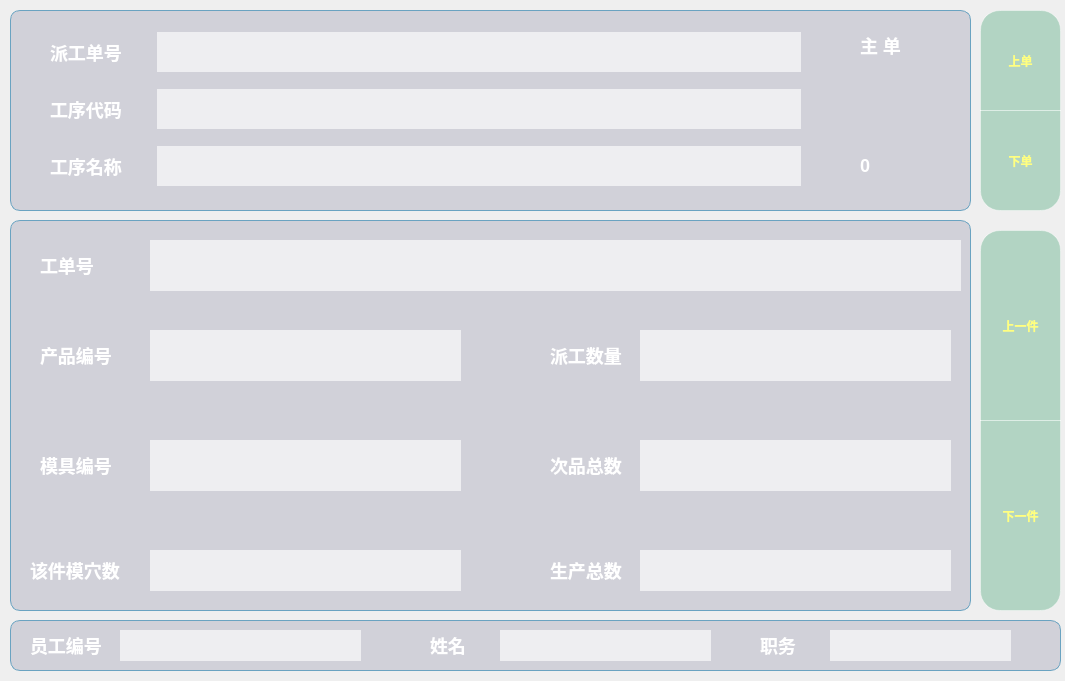
<?xml version="1.0" encoding="UTF-8"?>
<ui version="4.0">
 <class>MainFormFirst</class>
 <widget class="QWidget" name="MainFormFirst">
  <property name="geometry">
   <rect>
    <x>0</x>
    <y>0</y>
    <width>1065</width>
    <height>681</height>
   </rect>
  </property>
  <property name="minimumSize">
   <size>
    <width>1061</width>
    <height>681</height>
   </size>
  </property>
  <property name="maximumSize">
   <size>
    <width>1280</width>
    <height>800</height>
   </size>
  </property>
  <property name="windowTitle">
   <string>Form</string>
  </property>
  <property name="styleSheet">
   <string notr="true">#MainFormFirst {
	border-image: url(:/qrc/res/main_bk.png)  50 00 0 0 repeat;
}
QLineEdit {
font: bold 36px; 
background-color: rgba(255, 255, 255,160);
border-radius: 0px;
border: 0px solid rgba(39, 22, 22, 254);
}
QGroupBox
{
background-color: rgba(85, 85, 127, 50);
border-radius: 10px;
border: 1px solid rgb(106, 163, 193);
}
#widget_back
{
background-color: rgba(85, 85, 127, 50);
border-radius: 10px;
border: 1px solid rgb(106, 163, 193);
}
#widget_back_3
{
background-color: rgba(85, 85, 127, 50);
border-radius: 10px;
border: 1px solid rgb(106, 163, 193);
}

#groupBox1 QLabel {
color: rgb(255, 255, 255);
font: bold 18px;
background-color: transparent;
}
QLineEdit {font: bold 24px;}
#labelSumTitle {
color: rgb(255, 255, 255);
font: bold 24px;
padding-left:2px;
}
#labelClassTitle {
color: rgb(255, 255, 255);
font: bold 24px;
padding-left:2px;
}

#MainHomePage QTableWidget {
	background-color: transparent;
	font: bold 24px;	
	color: rgb(234, 234, 116);
}
#MainHomePage QHeaderView{  
	background-color: transparent;
}
#MainHomePage QHeaderView::section {	
	background-color: transparent;
	color: rgb(255, 255, 255);
	font: bold 16px;
	border: 0px solid #6c6c6c;
	height: 40px;
}
#MainHomePage QTableWidget::item {
	background-color: rgba(130, 157, 255, 20);
}</string>
  </property>
  <widget class="QGroupBox" name="groupBox1">
   <property name="geometry">
    <rect>
     <x>10</x>
     <y>10</y>
     <width>961</width>
     <height>201</height>
    </rect>
   </property>
   <property name="title">
    <string/>
   </property>
   <widget class="QWidget" name="gridLayoutWidget">
    <property name="geometry">
     <rect>
      <x>40</x>
      <y>10</y>
      <width>751</width>
      <height>181</height>
     </rect>
    </property>
    <layout class="QGridLayout" name="gridLayout">
     <property name="horizontalSpacing">
      <number>35</number>
     </property>
     <property name="verticalSpacing">
      <number>5</number>
     </property>
     <item row="1" column="0">
      <widget class="QLabel" name="label_3">
       <property name="text">
        <string>工序代码</string>
       </property>
      </widget>
     </item>
     <item row="0" column="1">
      <widget class="QLineEdit" name="edit_MO_DispatchNo">
       <property name="enabled">
        <bool>true</bool>
       </property>
       <property name="minimumSize">
        <size>
         <width>0</width>
         <height>40</height>
        </size>
       </property>
      </widget>
     </item>
     <item row="2" column="1">
      <widget class="QLineEdit" name="edit_MO_ProcName">
       <property name="minimumSize">
        <size>
         <width>0</width>
         <height>40</height>
        </size>
       </property>
      </widget>
     </item>
     <item row="1" column="1">
      <widget class="QLineEdit" name="edit_MO_ProcCode">
       <property name="minimumSize">
        <size>
         <width>0</width>
         <height>40</height>
        </size>
       </property>
      </widget>
     </item>
     <item row="0" column="0">
      <widget class="QLabel" name="label_2">
       <property name="text">
        <string>派工单号</string>
       </property>
      </widget>
     </item>
     <item row="2" column="0">
      <widget class="QLabel" name="label_4">
       <property name="text">
        <string>工序名称</string>
       </property>
      </widget>
     </item>
    </layout>
   </widget>
   <widget class="QLabel" name="label_MainOrderFlag">
    <property name="geometry">
     <rect>
      <x>850</x>
      <y>20</y>
      <width>101</width>
      <height>31</height>
     </rect>
    </property>
    <property name="text">
     <string>主 单</string>
    </property>
   </widget>
   <widget class="QLabel" name="label_MO_TotalNum">
    <property name="geometry">
     <rect>
      <x>850</x>
      <y>140</y>
      <width>101</width>
      <height>31</height>
     </rect>
    </property>
    <property name="text">
     <string>0</string>
    </property>
   </widget>
  </widget>
  <widget class="QPushButton" name="btItemUp">
   <property name="geometry">
    <rect>
     <x>980</x>
     <y>10</y>
     <width>81</width>
     <height>101</height>
    </rect>
   </property>
   <property name="focusPolicy">
    <enum>Qt::NoFocus</enum>
   </property>
   <property name="styleSheet">
    <string notr="true">font: bold  12px;
	color: rgb(255, 255, 127);
border-top-left-radius:20px;
border-top-right-radius:20px;
border: 1px solid rgba(255, 255, 255,100);
background-color: rgba(85, 170, 127,100);</string>
   </property>
   <property name="text">
    <string>上单</string>
   </property>
  </widget>
  <widget class="QPushButton" name="btItemNext">
   <property name="geometry">
    <rect>
     <x>980</x>
     <y>110</y>
     <width>81</width>
     <height>101</height>
    </rect>
   </property>
   <property name="focusPolicy">
    <enum>Qt::NoFocus</enum>
   </property>
   <property name="styleSheet">
    <string notr="true">font: bold  12px;
	color: rgb(255, 255, 127);
border-bottom-left-radius:20px;
border-bottom-right-radius:20px;
border: 1px solid rgba(255, 255, 255,100);
background-color: rgba(85, 170, 127,100);</string>
   </property>
   <property name="text">
    <string>下单</string>
   </property>
  </widget>
  <widget class="QGroupBox" name="groupBox1_2">
   <property name="geometry">
    <rect>
     <x>10</x>
     <y>220</y>
     <width>961</width>
     <height>391</height>
    </rect>
   </property>
   <property name="styleSheet">
    <string notr="true">QLabel {
color: rgb(255, 255, 255);
font: bold 18px;
background-color: transparent;
}
QLineEdit {
font: bold 24px;
}</string>
   </property>
   <property name="title">
    <string/>
   </property>
   <widget class="QLabel" name="label_10">
    <property name="geometry">
     <rect>
      <x>30</x>
      <y>120</y>
      <width>101</width>
      <height>31</height>
     </rect>
    </property>
    <property name="text">
     <string>产品编号</string>
    </property>
   </widget>
   <widget class="QLineEdit" name="edit_PCS_ItemNo">
    <property name="geometry">
     <rect>
      <x>140</x>
      <y>110</y>
      <width>311</width>
      <height>51</height>
     </rect>
    </property>
   </widget>
   <widget class="QLabel" name="label_15">
    <property name="geometry">
     <rect>
      <x>30</x>
      <y>20</y>
      <width>91</width>
      <height>51</height>
     </rect>
    </property>
    <property name="text">
     <string>工单号</string>
    </property>
   </widget>
   <widget class="QLineEdit" name="edit_PCS_MO">
    <property name="geometry">
     <rect>
      <x>140</x>
      <y>20</y>
      <width>811</width>
      <height>51</height>
     </rect>
    </property>
   </widget>
   <widget class="QLineEdit" name="edit_PCS_MouldNo">
    <property name="geometry">
     <rect>
      <x>140</x>
      <y>220</y>
      <width>311</width>
      <height>51</height>
     </rect>
    </property>
   </widget>
   <widget class="QLabel" name="label_11">
    <property name="geometry">
     <rect>
      <x>30</x>
      <y>230</y>
      <width>111</width>
      <height>31</height>
     </rect>
    </property>
    <property name="text">
     <string>模具编号</string>
    </property>
   </widget>
   <widget class="QLabel" name="label_16">
    <property name="geometry">
     <rect>
      <x>540</x>
      <y>120</y>
      <width>81</width>
      <height>31</height>
     </rect>
    </property>
    <property name="text">
     <string>派工数量</string>
    </property>
   </widget>
   <widget class="QLineEdit" name="edit_PCS_DispatchQty">
    <property name="geometry">
     <rect>
      <x>630</x>
      <y>110</y>
      <width>311</width>
      <height>51</height>
     </rect>
    </property>
   </widget>
   <widget class="QLineEdit" name="edit_PCS_SocketNum1">
    <property name="geometry">
     <rect>
      <x>140</x>
      <y>330</y>
      <width>311</width>
      <height>41</height>
     </rect>
    </property>
   </widget>
   <widget class="QLabel" name="label_17">
    <property name="geometry">
     <rect>
      <x>20</x>
      <y>330</y>
      <width>101</width>
      <height>41</height>
     </rect>
    </property>
    <property name="text">
     <string>该件模穴数</string>
    </property>
   </widget>
   <widget class="QLineEdit" name="edit_PCS_BadData">
    <property name="geometry">
     <rect>
      <x>630</x>
      <y>220</y>
      <width>311</width>
      <height>51</height>
     </rect>
    </property>
   </widget>
   <widget class="QLabel" name="label_18">
    <property name="geometry">
     <rect>
      <x>540</x>
      <y>220</y>
      <width>81</width>
      <height>51</height>
     </rect>
    </property>
    <property name="text">
     <string>次品总数</string>
    </property>
   </widget>
   <widget class="QLabel" name="label_19">
    <property name="geometry">
     <rect>
      <x>540</x>
      <y>330</y>
      <width>81</width>
      <height>41</height>
     </rect>
    </property>
    <property name="text">
     <string>生产总数</string>
    </property>
   </widget>
   <widget class="QLineEdit" name="edit_Count">
    <property name="geometry">
     <rect>
      <x>630</x>
      <y>330</y>
      <width>311</width>
      <height>41</height>
     </rect>
    </property>
   </widget>
  </widget>
  <widget class="QGroupBox" name="groupBox1_3">
   <property name="geometry">
    <rect>
     <x>10</x>
     <y>620</y>
     <width>1051</width>
     <height>51</height>
    </rect>
   </property>
   <property name="styleSheet">
    <string notr="true">QLabel {
color: rgb(255, 255, 255);
font: bold 18px;
background-color: transparent;
}
QLineEdit {
font: bold 24px;
}</string>
   </property>
   <property name="title">
    <string/>
   </property>
   <widget class="QLabel" name="label_12">
    <property name="geometry">
     <rect>
      <x>20</x>
      <y>10</y>
      <width>101</width>
      <height>31</height>
     </rect>
    </property>
    <property name="text">
     <string>员工编号</string>
    </property>
   </widget>
   <widget class="QLineEdit" name="lineEdit_10">
    <property name="geometry">
     <rect>
      <x>110</x>
      <y>10</y>
      <width>241</width>
      <height>31</height>
     </rect>
    </property>
   </widget>
   <widget class="QLabel" name="label_13">
    <property name="geometry">
     <rect>
      <x>420</x>
      <y>10</y>
      <width>51</width>
      <height>31</height>
     </rect>
    </property>
    <property name="text">
     <string>姓名</string>
    </property>
   </widget>
   <widget class="QLineEdit" name="lineEdit_11">
    <property name="geometry">
     <rect>
      <x>490</x>
      <y>10</y>
      <width>211</width>
      <height>31</height>
     </rect>
    </property>
   </widget>
   <widget class="QLabel" name="label_14">
    <property name="geometry">
     <rect>
      <x>750</x>
      <y>10</y>
      <width>51</width>
      <height>31</height>
     </rect>
    </property>
    <property name="text">
     <string>职务</string>
    </property>
   </widget>
   <widget class="QLineEdit" name="lineEdit_12">
    <property name="geometry">
     <rect>
      <x>820</x>
      <y>10</y>
      <width>181</width>
      <height>31</height>
     </rect>
    </property>
   </widget>
  </widget>
  <widget class="QPushButton" name="btItemNextItem">
   <property name="geometry">
    <rect>
     <x>980</x>
     <y>420</y>
     <width>81</width>
     <height>191</height>
    </rect>
   </property>
   <property name="focusPolicy">
    <enum>Qt::NoFocus</enum>
   </property>
   <property name="styleSheet">
    <string notr="true">font: bold  12px;
	color: rgb(255, 255, 127);
border-bottom-left-radius:20px;
border-bottom-right-radius:20px;
border: 1px solid rgba(255, 255, 255,100);
background-color: rgba(85, 170, 127,100);</string>
   </property>
   <property name="text">
    <string>下一件</string>
   </property>
  </widget>
  <widget class="QPushButton" name="btItemUpItem">
   <property name="geometry">
    <rect>
     <x>980</x>
     <y>230</y>
     <width>81</width>
     <height>191</height>
    </rect>
   </property>
   <property name="focusPolicy">
    <enum>Qt::NoFocus</enum>
   </property>
   <property name="styleSheet">
    <string notr="true">font: bold  12px;
	color: rgb(255, 255, 127);
border-top-left-radius:20px;
border-top-right-radius:20px;
border: 1px solid rgba(255, 255, 255,100);
background-color: rgba(85, 170, 127,100);</string>
   </property>
   <property name="text">
    <string>上一件</string>
   </property>
  </widget>
 </widget>
 <resources/>
 <connections/>
</ui>
